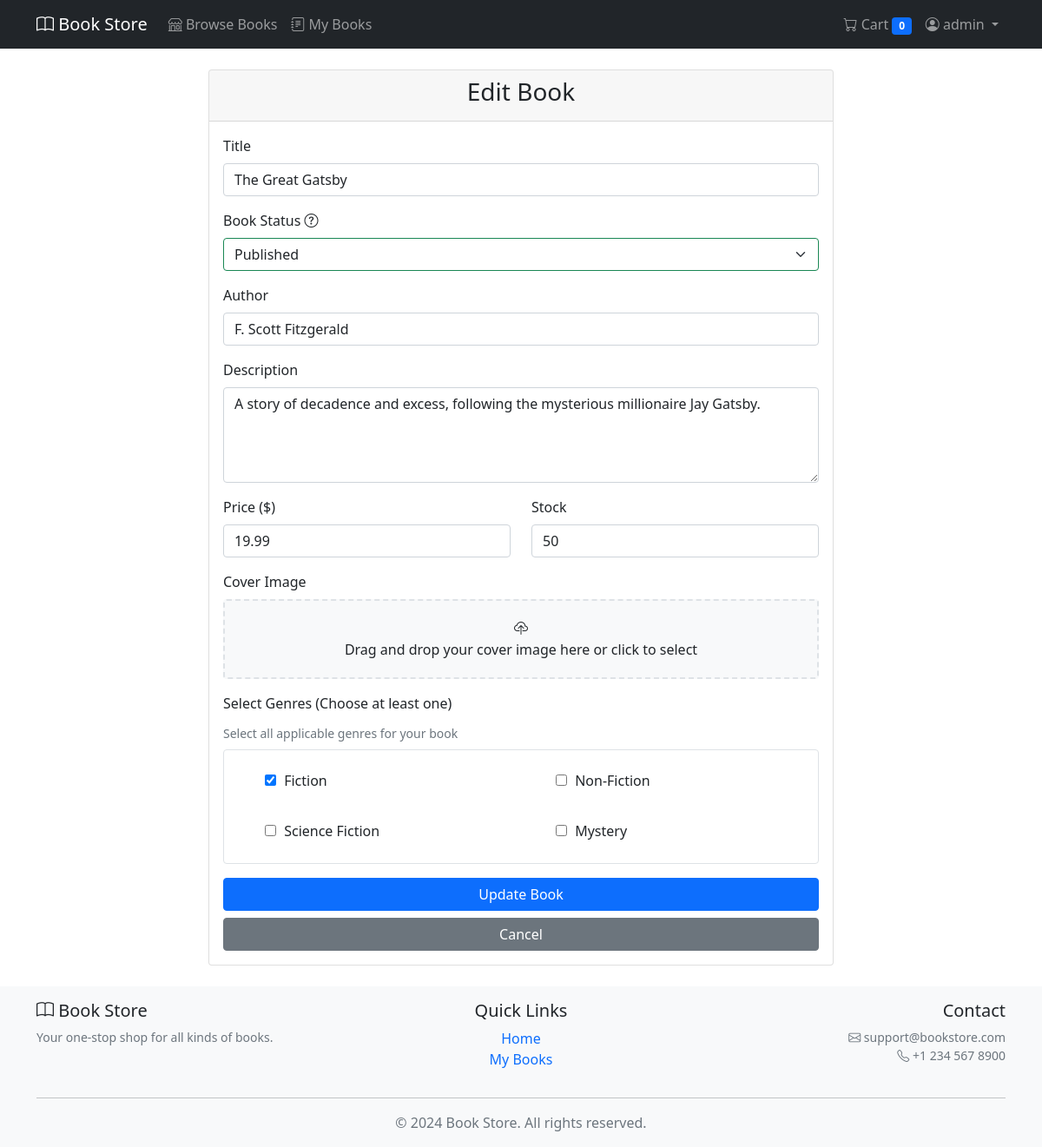
The page /books/book/the-great-gatsby/edit/ (signed in) on the database its author committed.
### accounts/models.py (models this page shows)
class User(AbstractUser):
    email = models.EmailField(unique=True)

### books/models.py (models this page shows, shortened)
class Book(models.Model):
    STATUS_CHOICES = [
        ('draft', 'Draft'),
        ('published', 'Published'),
        ('archived', 'Archived'),
    ]
    title = models.CharField(max_length=200)
    slug = models.SlugField(unique=True, blank=True)
    author = models.CharField(max_length=200)
    description = models.TextField()
    price = models.DecimalField(max_digits=10, decimal_places=2)
    stock = models.IntegerField(default=0)
    cover_image = models.ImageField(upload_to='book_covers/')
    seller = models.ForeignKey(User, on_delete=models.CASCADE)
    genres = models.ManyToManyField(Genre)
    status = models.CharField(max_length=10, choices=STATUS_CHOICES, default='draft')
    view_count = models.PositiveIntegerField(default=0)
    sale_count = models.PositiveIntegerField(default=0)
    favorite_count = models.PositiveIntegerField(default=0)
    created_at = models.DateTimeField(auto_now_add=True)
    updated_at = models.DateTimeField(auto_now=True)
    class Meta:
        ordering = ['-created_at']
        indexes = [
            models.Index(fields=['status', 'created_at']),
            models.Index(fields=['seller', 'status']),
        ]

class Genre(models.Model):
    name = models.CharField(max_length=100)
    description = models.TextField(blank=True)
    slug = models.SlugField(unique=True, blank=True)
    def __str__(self):
        return self.name

### books/views.py (the view)
# urls.py: path('book/<slug:slug>/edit/', views.edit_book, name='edit_book'),
@login_required
def edit_book(request, slug):
    book = get_object_or_404(Book, slug=slug)
    if book.seller != request.user:
        messages.error(request, 'You do not have permission to edit this book.')
        return redirect('books:book_detail', slug=slug)
    if request.method == 'POST':
        form = BookForm(request.POST, request.FILES, instance=book)
        if form.is_valid():
            book = form.save()
            messages.success(request, 'Book updated successfully!')
            return redirect('books:book_detail', slug=book.slug)
    else:
        form = BookForm(instance=book)
    return render(request, 'books/book_form.html', {
        'form': form,
        'title': 'Edit Book',
        'button_text': 'Update Book'
    })

### templates/books/book_form.html (shortened to what this page needs)
{% extends 'base/base.html' %}
{% block content %}
<div class="container">
    <div class="row justify-content-center">
        <div class="col-md-8">
            <div class="card">
                <div class="card-header">
                    <h3 class="text-center">{{ title }}</h3>
                </div>
                <div class="card-body">
                    <form method="post" enctype="multipart/form-data" id="bookForm">
                        <div class="mb-3">
                            <label for="{{ form.title.id_for_label }}" class="form-label">Title</label>
                            {{ form.title }}
                        </div>
                        <div class="mb-3">
                            <label for="{{ form.status.id_for_label }}" class="form-label">
                                {{ form.status.label }}
                                <i class="bi bi-question-circle" data-bs-toggle="tooltip" title="{{ form.status.help_text }}"></i>
                            </label>
                            {{ form.status }}
                        </div>
                        <div class="mb-3">
                            <label for="{{ form.author.id_for_label }}" class="form-label">Author</label>
                            {{ form.author }}
                        </div>
                        <div class="mb-3">
                            <label for="{{ form.description.id_for_label }}" class="form-label">Description</label>
                            {{ form.description }}
                        </div>
                        <div class="row">
                            <div class="col-md-6">
                                <div class="mb-3">
                                    <label for="{{ form.price.id_for_label }}" class="form-label">Price ($)</label>
                                    {{ form.price }}
                                </div>
                            </div>
                            <div class="col-md-6">
                                <div class="mb-3">
                                    <label for="{{ form.stock.id_for_label }}" class="form-label">Stock</label>
                                    {{ form.stock }}
                                </div>
                            </div>
                        </div>
                        <div class="mb-3">
                            <label class="form-label">Cover Image</label>
                            <div class="drop-zone" id="dropZone">
                                <i class="bi bi-cloud-upload"></i>
                                <p class="mb-0">Drag and drop your cover image here or click to select</p>
                            </div>
                        </div>
                        <div class="mb-3">
                            <label class="form-label">{{ form.genres.label }}</label>
                            {% if form.genres.help_text %}
                            <small class="form-text text-muted d-block mb-2">{{ form.genres.help_text }}</small>
                            {% endif %}
                            <div class="genres-container">
                                <div class="row g-3">
                                    {% for checkbox in form.genres %}
                                    <div class="col-md-6">
                                        <div class="genre-item">
                                            <div class="form-check">
                                                {{ checkbox.tag }}
                                                <label class="form-check-label" for="{{ checkbox.id_for_label }}">
                                                    {{ checkbox.choice_label }}
                                                </label>
                                            </div>
                                        </div>
                                    </div>
                                    {% endfor %}
                                </div>
                            </div>
                        </div>
                        <div class="d-grid gap-2">
                            <button type="submit" class="btn btn-primary" id="submitButton">
                                <span class="button-text">{{ button_text }}</span>
                            </button>
                            <a href="{% url 'books:my_books' %}" class="btn btn-secondary">Cancel</a>
                        </div>
                    </form>
                </div>
            </div>
        </div>
    </div>
</div>
{% endblock %}

### templates/base/base.html (shortened to what this page needs)
<!DOCTYPE html>
<html lang="en">
<head>
    <link href="https://cdn.jsdelivr.net/npm/bootstrap@5.1.3/dist/css/bootstrap.min.css" rel="stylesheet">
    <link rel="stylesheet" href="https://cdn.jsdelivr.net/npm/bootstrap-icons@1.7.2/font/bootstrap-icons.css">
    <link rel="stylesheet" href="https://cdnjs.cloudflare.com/ajax/libs/font-awesome/6.0.0/css/all.min.css">
    <link rel="stylesheet" href="https://unpkg.com/dropzone@5/dist/min/dropzone.min.css">
</head>
<body class="d-flex flex-column min-vh-100">
    <nav class="navbar navbar-expand-lg navbar-dark bg-dark">
        <div class="container">
            <a class="navbar-brand" href="{% url 'home' %}">
                <i class="bi bi-book"></i> Book Store
            </a>
            <div class="collapse navbar-collapse" id="navbarNav">
                <ul class="navbar-nav me-auto">
                    <li class="nav-item">
                        <a class="nav-link" href="{% url 'home' %}">
                            <i class="bi bi-shop"></i> Browse Books
                        </a>
                    </li>
                    {% if user.is_authenticated %}
                    <li class="nav-item">
                        <a class="nav-link" href="{% url 'books:my_books' %}">
                            <i class="bi bi-journal-text"></i> My Books
                        </a>
                    </li>
                    {% endif %}
                </ul>
                <ul class="navbar-nav">
                    {% if user.is_authenticated %}
                        <li class="nav-item">
                            <a class="nav-link" href="{% url 'orders:cart' %}">
                                <i class="bi bi-cart"></i> Cart
                                <span class="badge bg-primary">0</span>
                            </a>
                        </li>
                        <li class="nav-item dropdown">
                            <a class="nav-link dropdown-toggle" href="#" id="navbarDropdown" role="button" data-bs-toggle="dropdown">
                                <i class="bi bi-person-circle"></i> {{ user.username }}
                            </a>
                        </li>
                    {% endif %}
                </ul>
            </div>
        </div>
    </nav>
    <main class="container my-4 flex-grow-1">
        {% block content %}{% endblock %}
    </main>
    <footer class="footer py-3 bg-light mt-auto">
        <div class="container">
            <div class="row">
                <div class="col-md-4 text-center text-md-start">
                    <h5><i class="bi bi-book"></i> Book Store</h5>
                    <p class="text-muted small">Your one-stop shop for all kinds of books.</p>
                </div>
                <div class="col-md-4 text-center">
                    <h5>Quick Links</h5>
                    <ul class="list-unstyled">
                        <li><a href="{% url 'home' %}" class="text-decoration-none">Home</a></li>
                        {% if user.is_authenticated %}
                        <li><a href="{% url 'books:my_books' %}" class="text-decoration-none">My Books</a></li>
                        {% endif %}
                    </ul>
                </div>
                <div class="col-md-4 text-center text-md-end">
                    <h5>Contact</h5>
                    <p class="text-muted small">
                        <i class="bi bi-envelope"></i> support@bookstore.com<br>
                        <i class="bi bi-telephone"></i> +1 234 567 8900
                    </p>
                </div>
            </div>
            <hr>
            <div class="text-center">
                <span class="text-muted">© 2024 Book Store. All rights reserved.</span>
            </div>
        </div>
    </footer>
</body>
</html>

### templates/books/book_form.html (style rules this page uses)
.drop-zone { border: 2px dashed #dee2e6; border-radius: 4px; padding: 20px; text-align: center; background: #f8f9fa; cursor: pointer; transition: all 0.3s ease; }
.genres-container { max-height: 300px; overflow-y: auto; border: 1px solid #dee2e6; padding: 15px; border-radius: 4px; background-color: #fff; }
.genre-item { padding: 8px; border-radius: 4px; transition: all 0.2s ease; }
.form-check-label { cursor: pointer; user-select: none; margin-left: 5px; }

### rows shown on the page
User: username "admin"
Book: title "The Great Gatsby", status "Published", author "F. Scott Fitzgerald", description "A story of decadence and excess, following the mysterious millionaire Jay Gatsby.", price "19.99", stock "50"
Genre: choice_label "Fiction"
Genre: choice_label "Non-Fiction"
Genre: choice_label "Science Fiction"
Genre: choice_label "Mystery"

### other values the page prints
{{ title }} "Edit Book"
{{ button_text }} "Update Book"
